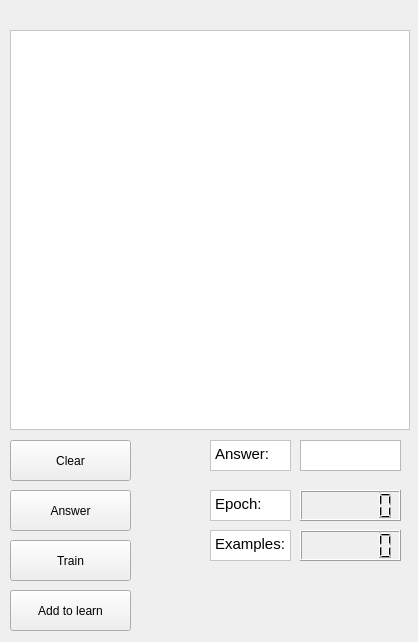
<?xml version="1.0" encoding="UTF-8"?>
<ui version="4.0">
 <class>Paint</class>
 <widget class="QWidget" name="Paint">
  <property name="enabled">
   <bool>true</bool>
  </property>
  <property name="geometry">
   <rect>
    <x>0</x>
    <y>0</y>
    <width>418</width>
    <height>642</height>
   </rect>
  </property>
  <property name="windowTitle">
   <string>Neuron</string>
  </property>
  <widget class="QGraphicsView" name="graphicsView">
   <property name="geometry">
    <rect>
     <x>10</x>
     <y>30</y>
     <width>400</width>
     <height>400</height>
    </rect>
   </property>
   <property name="styleSheet">
    <string notr="true">background-color: rgb(255, 255, 255);</string>
   </property>
  </widget>
  <widget class="QPushButton" name="pushButton_1">
   <property name="geometry">
    <rect>
     <x>10</x>
     <y>440</y>
     <width>121</width>
     <height>41</height>
    </rect>
   </property>
   <property name="text">
    <string>Clear</string>
   </property>
  </widget>
  <widget class="QPushButton" name="pushButton_2">
   <property name="geometry">
    <rect>
     <x>10</x>
     <y>490</y>
     <width>121</width>
     <height>41</height>
    </rect>
   </property>
   <property name="text">
    <string>Answer</string>
   </property>
  </widget>
  <widget class="QPushButton" name="pushButton_3">
   <property name="geometry">
    <rect>
     <x>10</x>
     <y>540</y>
     <width>121</width>
     <height>41</height>
    </rect>
   </property>
   <property name="text">
    <string>Train</string>
   </property>
  </widget>
  <widget class="QTextEdit" name="textEdit">
   <property name="geometry">
    <rect>
     <x>300</x>
     <y>440</y>
     <width>101</width>
     <height>31</height>
    </rect>
   </property>
  </widget>
  <widget class="QLCDNumber" name="lcdNumber">
   <property name="geometry">
    <rect>
     <x>300</x>
     <y>490</y>
     <width>101</width>
     <height>31</height>
    </rect>
   </property>
   <property name="digitCount">
    <number>6</number>
   </property>
  </widget>
  <widget class="QTextBrowser" name="textBrowser_2">
   <property name="geometry">
    <rect>
     <x>210</x>
     <y>490</y>
     <width>81</width>
     <height>31</height>
    </rect>
   </property>
   <property name="styleSheet">
    <string notr="true">background-color: rgb(255, 255, 255);</string>
   </property>
   <property name="html">
    <string>&lt;!DOCTYPE HTML PUBLIC &quot;-//W3C//DTD HTML 4.0//EN&quot; &quot;http://www.w3.org/TR/REC-html40/strict.dtd&quot;&gt;
&lt;html&gt;&lt;head&gt;&lt;meta name=&quot;qrichtext&quot; content=&quot;1&quot; /&gt;&lt;style type=&quot;text/css&quot;&gt;
p, li { white-space: pre-wrap; }
&lt;/style&gt;&lt;/head&gt;&lt;body style=&quot; font-family:'Cantarell'; font-size:11pt; font-weight:400; font-style:normal;&quot;&gt;
&lt;p style=&quot; margin-top:0px; margin-bottom:0px; margin-left:0px; margin-right:0px; -qt-block-indent:0; text-indent:0px;&quot;&gt;Epoch:&lt;/p&gt;&lt;/body&gt;&lt;/html&gt;</string>
   </property>
  </widget>
  <widget class="QTextBrowser" name="textBrowser_3">
   <property name="geometry">
    <rect>
     <x>210</x>
     <y>440</y>
     <width>81</width>
     <height>31</height>
    </rect>
   </property>
   <property name="autoFillBackground">
    <bool>false</bool>
   </property>
   <property name="styleSheet">
    <string notr="true">background-color: rgb(255, 255, 255);</string>
   </property>
   <property name="html">
    <string>&lt;!DOCTYPE HTML PUBLIC &quot;-//W3C//DTD HTML 4.0//EN&quot; &quot;http://www.w3.org/TR/REC-html40/strict.dtd&quot;&gt;
&lt;html&gt;&lt;head&gt;&lt;meta name=&quot;qrichtext&quot; content=&quot;1&quot; /&gt;&lt;style type=&quot;text/css&quot;&gt;
p, li { white-space: pre-wrap; }
&lt;/style&gt;&lt;/head&gt;&lt;body style=&quot; font-family:'Cantarell'; font-size:11pt; font-weight:400; font-style:normal;&quot;&gt;
&lt;p style=&quot; margin-top:0px; margin-bottom:0px; margin-left:0px; margin-right:0px; -qt-block-indent:0; text-indent:0px;&quot;&gt;Answer:&lt;/p&gt;&lt;/body&gt;&lt;/html&gt;</string>
   </property>
  </widget>
  <widget class="QPushButton" name="pushButton_4">
   <property name="geometry">
    <rect>
     <x>10</x>
     <y>590</y>
     <width>121</width>
     <height>41</height>
    </rect>
   </property>
   <property name="text">
    <string>Add to learn</string>
   </property>
  </widget>
  <widget class="QLCDNumber" name="lcdNumber_2">
   <property name="geometry">
    <rect>
     <x>300</x>
     <y>530</y>
     <width>101</width>
     <height>31</height>
    </rect>
   </property>
   <property name="digitCount">
    <number>6</number>
   </property>
  </widget>
  <widget class="QTextBrowser" name="textBrowser_4">
   <property name="geometry">
    <rect>
     <x>210</x>
     <y>530</y>
     <width>81</width>
     <height>31</height>
    </rect>
   </property>
   <property name="styleSheet">
    <string notr="true">background-color: rgb(255, 255, 255);</string>
   </property>
   <property name="html">
    <string>&lt;!DOCTYPE HTML PUBLIC &quot;-//W3C//DTD HTML 4.0//EN&quot; &quot;http://www.w3.org/TR/REC-html40/strict.dtd&quot;&gt;
&lt;html&gt;&lt;head&gt;&lt;meta name=&quot;qrichtext&quot; content=&quot;1&quot; /&gt;&lt;style type=&quot;text/css&quot;&gt;
p, li { white-space: pre-wrap; }
&lt;/style&gt;&lt;/head&gt;&lt;body style=&quot; font-family:'Cantarell'; font-size:11pt; font-weight:400; font-style:normal;&quot;&gt;
&lt;p style=&quot; margin-top:0px; margin-bottom:0px; margin-left:0px; margin-right:0px; -qt-block-indent:0; text-indent:0px;&quot;&gt;Examples:&lt;/p&gt;&lt;/body&gt;&lt;/html&gt;</string>
   </property>
  </widget>
 </widget>
 <layoutdefault spacing="6" margin="11"/>
 <resources/>
 <connections/>
</ui>
